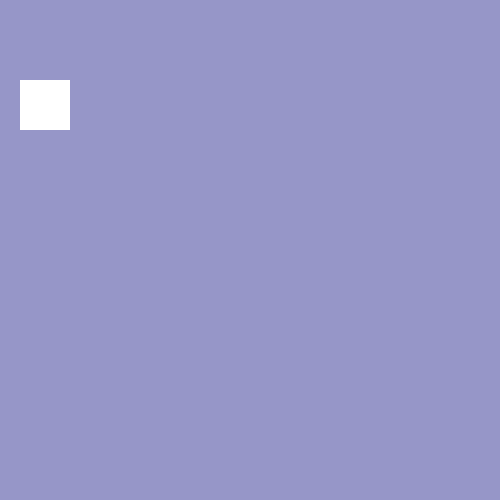
Frame 1 (no input)
Frame 60 (the mouse pressed at the canvas centre just before this capture): identical to frame 1, image omitted
Frame 120 (the mouse held since frame 60 and released just before this capture): identical to frame 1, image omitted

The Processing sketch that drew this single still picture (run headless with seeded random() and noise(); from frame 60 on, the mouse is pressed at the canvas centre):

// Processing sketch: ejercicio_1
// ── ejercicio_1.pde
int size = 50;
int posX = 20;
int posY = 80;

int posBordeIzquierdo;
int posBordeSuperior;
int posBordeDerecho;
int posBordeInferior;


void setup() {
  size(500, 500);
}


void draw() {
  background(150, 150, 200);
  noStroke();
  
  posBordeIzquierdo = posX;
  posBordeSuperior = posY;
  posBordeDerecho= posX+size;
  posBordeInferior= posY + size;
   
   //bordes verticales
  
  if ((mouseX > posBordeIzquierdo && posBordeDerecho < 100)  &&
    (mouseY > posBordeSuperior && mouseY < posBordeInferior)) {
    fill (45, 60, 80);
  } else {
    fill (255);
  }
  rect(posX, posY, size, size);
}
